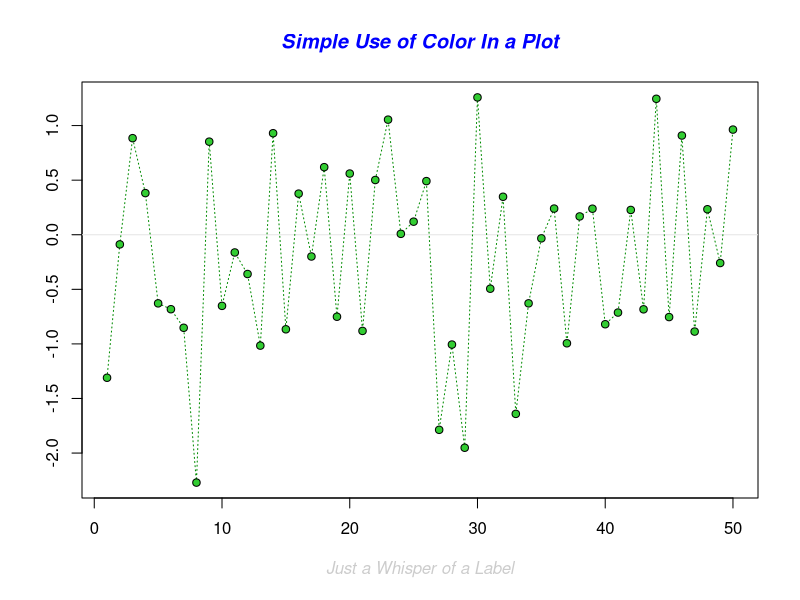
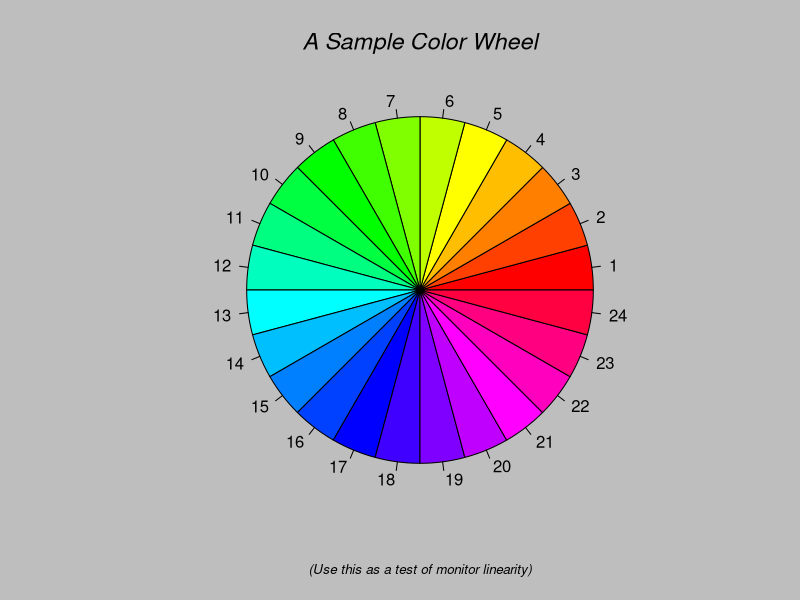
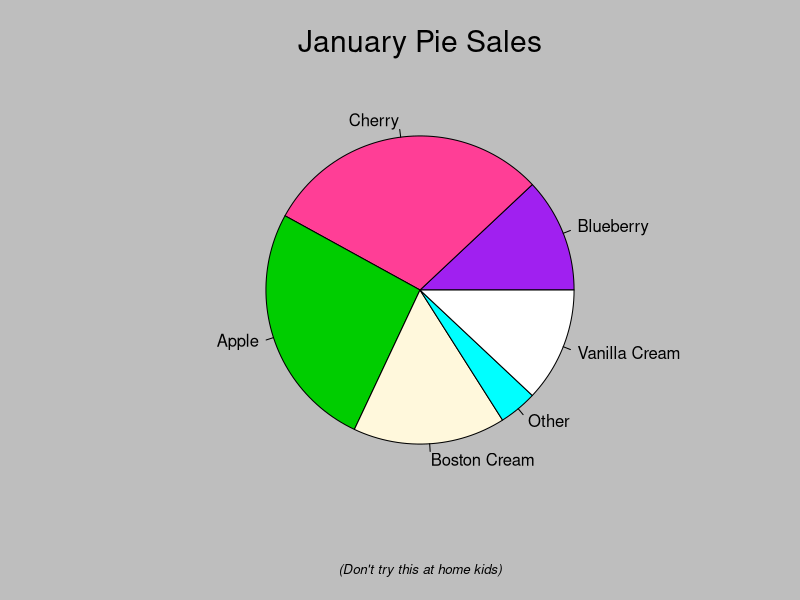
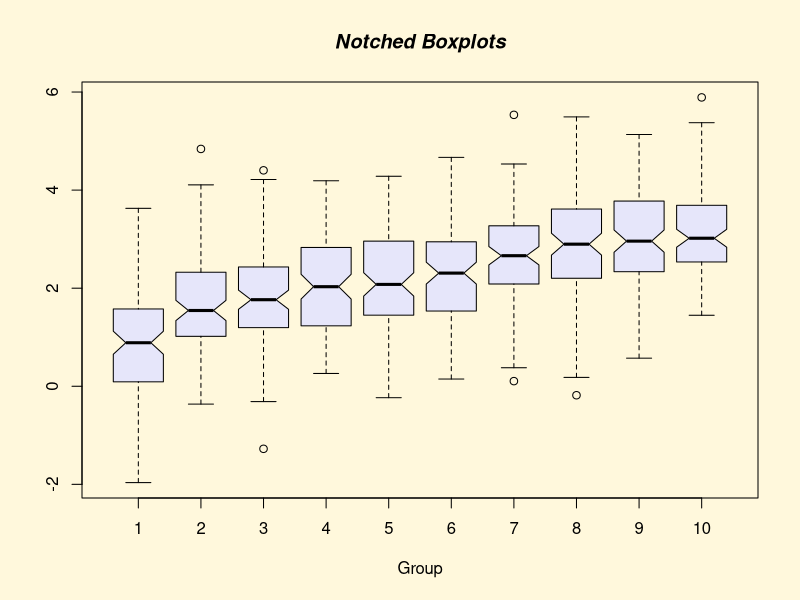
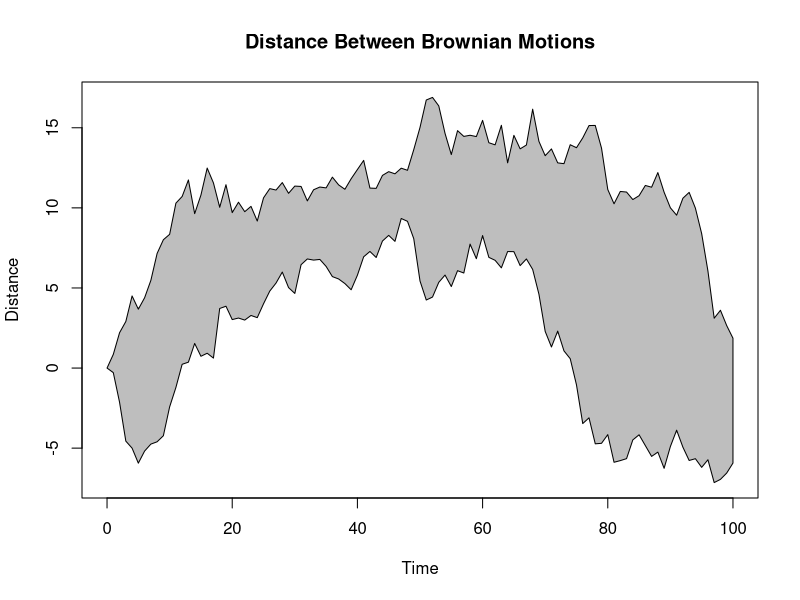
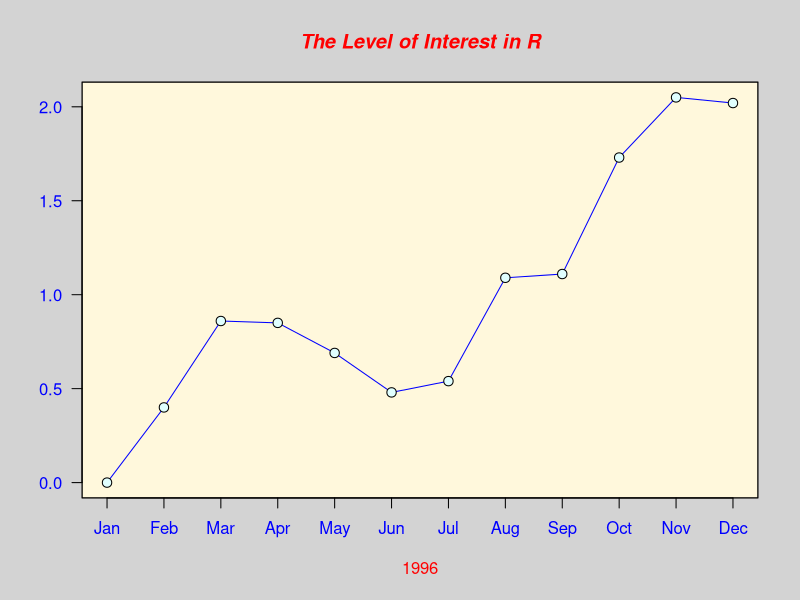
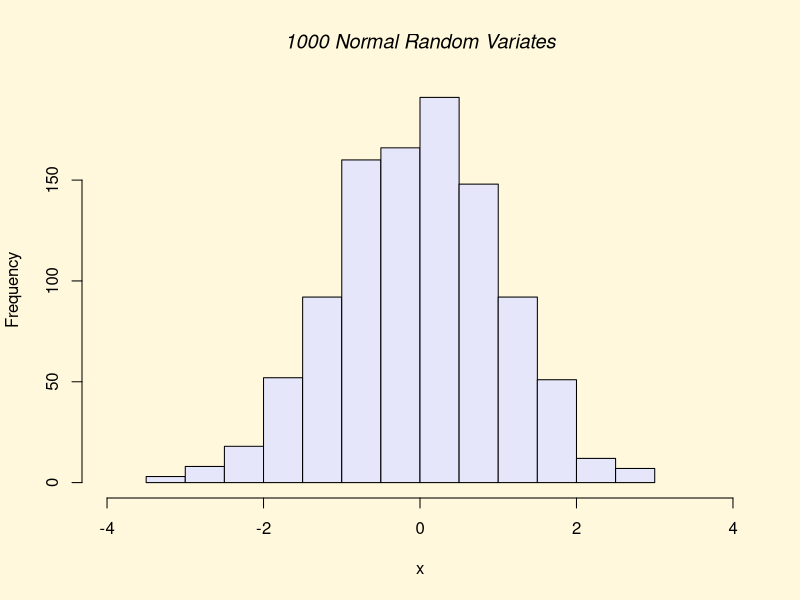
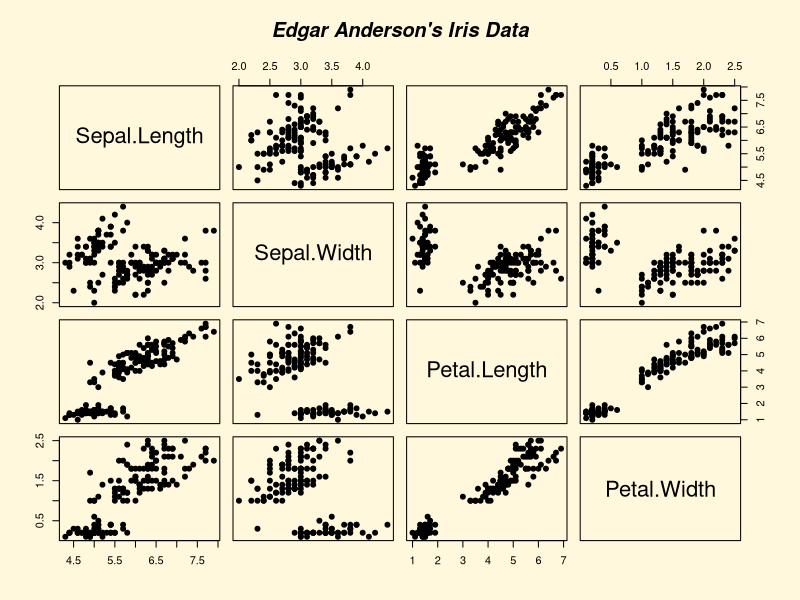

R code for these plots, in order:
# Base graphics
# Base graphics are very flexible and allow a great deal of customisation, 
# with many individual functions available. However, they lack a coherent 
# underlying framework and, for visualizing highly structured data, are 
# outclassed by lattice and ggplot2.

#Quick reference info:
demo("graphics") # Demonstration of graphics in R
?plot            # Help page for main plot function

# Useful plotting functions: 
#  lines, points, abline, curve, text, rug, legend
#  segments, arrows, polygon


# Create some data for plotting: 
x <- 10 + (1:20)/10
y <- x^2 + rnorm(length(x))     # Add Gaussian random number
plot(x, y)
curve(x^2, add=TRUE, lty=2)     # Add dashed line showing y=x^2
plot(x, y, type="l", col="blue")  # Plot as blue line (try 'type="o"')
plot(x, y, type="l", log="xy")   # Plot as line with log X & Y axes:
abline(v=11, lty=3)    # Add vertical dotted line
text(11.5, 120, "Hello")   # Add annotation
legend("topleft", inset=0.05, "data", pch=1, col="blue", bty="n")  # Add a legend
#Different point styles: 
  plot(x, y, pch=2, col="red")  # Hollow triangles
plot(1:10, rep(1, 10), pch=LETTERS)  # Can also use any character
example("pch")  # Show point style examples

# Plot symbols and colours can be specified as vectors, to allow individual specification for each point. R uses recycling of vectors in this situation to determine the attributes for each point, i.e. if the length of the vector is less than the number of points, the vector is repeated and concatenated to match the number required.

# Single plot symbol (see "?points" for more) and colour (type "colours()" or "colors()" for the full list of predefined colours): 
plot(x, y, pch=2, col="red")  # Hollow triangles
plot(x, y, pch=c(3, 20), col=c("red", "blue"))  # Blue dots; red "+" signs
plot(x, y, pch=1:20)   # Different symbol for each point
#Create vector of contiguous colours in a rainbow palette:
  col <- rainbow(length(x))
plot(x, y, col=col)
#Label axes:
  plot(x, y, xlab="Some data", ylab="Wibble")
# Axis limits are controlled by xlim and ylim, which are vectors of the minimum and maximum values, respectively.

# Specify axis limits: 
  plot(x, y, xlim=c(11, 12), ylim=c(0, 150))
